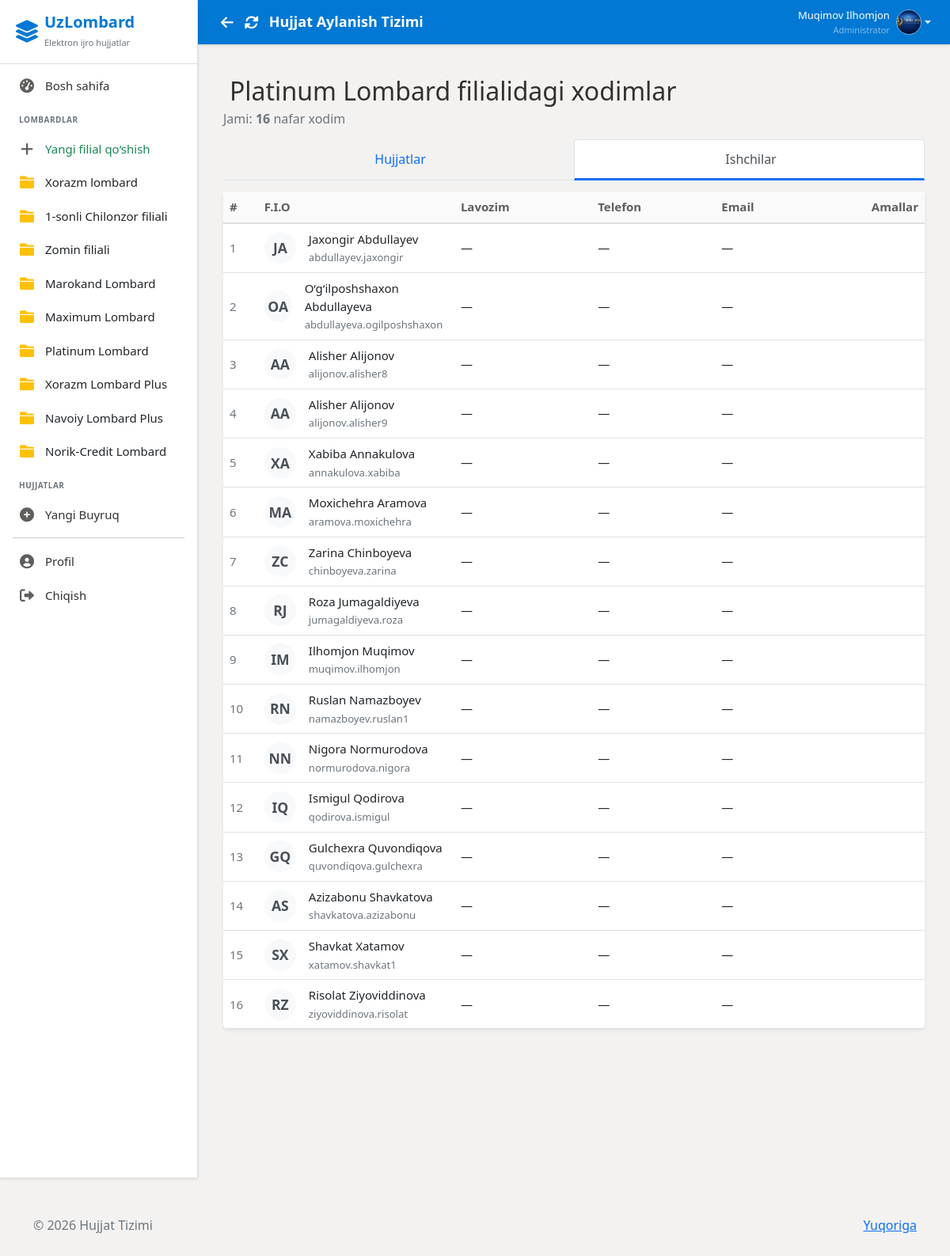
Screenshot of /branch-employees/11/ (signed in) with the database file from the repository.
### users/models.py (models this page shows, shortened)
class Branch(models.Model):
    name = models.CharField(max_length=100, verbose_name='Branch Name')
    address = models.TextField(verbose_name='Address')
    phone = models.CharField(max_length=20, verbose_name='Phone')
    created_at = models.DateTimeField(auto_now_add=True)
    class Meta:
        verbose_name = 'Branch'
        verbose_name_plural = 'Branches'

class CustomUser(AbstractUser):
    ROLE_CHOICES = (
        ('admin', 'Administrator'),
        ('employee', 'Ishchi'),
        ('director', 'Direktor'),
    )
    role = models.CharField(max_length=20, choices=ROLE_CHOICES, default='employee')
    branch = models.ManyToManyField(
        Branch,
        related_name='employees',
        blank=True
    )
    profile_image = models.ImageField(upload_to='profiles/', null=True, blank=True)
    fingerprint_enabled = models.BooleanField(default=False, verbose_name='Fingerprint Authentication Enabled')
    middle_name = models.CharField(max_length=100, blank=True, verbose_name='Otasining ismi')
    position = models.CharField(max_length=200, blank=True, verbose_name='Lavozim')
    class Meta:
        verbose_name = 'User'
        verbose_name_plural = 'Users'

### users/views.py (the view)
# urls.py: path('branch-employees/<int:branch_id>/', views.branch_employees,     name='branch_employees'),
@login_required
def branch_employees(request, branch_id):
    if not request.user.role == 'admin':
        messages.error(request, "You don't have access to this page")
        return redirect('dashboard')
    branch = get_object_or_404(Branch, id=branch_id)
    employees = CustomUser.objects.filter(branch=branch).order_by('last_name', 'first_name')
    context = {
        'branch': branch,
        'employees': employees,
        'title': f"Employees in {branch.name}",
    }
    return render(request, 'users/branch_employees.html', context)

### users/context_processors.py (called while the page is built)
def sidebar_branches(request):
    branches = Branch.objects.all()
    return {
        'sidebar_branches': branches
    }

### templates/users/branch_employees.html (shortened to what this page needs)
{% extends 'base.html' %}
{% load static %}
{% block content %}
<div class="container-fluid py-4">
    <div class="d-flex flex-column flex-md-row justify-content-between align-items-md-center mb-4 gap-3">
        <div>
            <h2 class="mb-1">
                {{ branch.name }} filialidagi xodimlar
            </h2>
            <p class="text-muted mb-0">
                Jami: <strong>{{ employees.count }}</strong> nafar xodim
            </p>
        </div>
    </div>
    <ul class="nav nav-tabs nav-fill mb-4 flex-nowrap" id="branchTabs" role="tablist">
        <li class="nav-item" role="presentation">
            <a class="nav-link  {% if active_tab == 'employees' %}active{% endif %}"
               href="{% url 'branch_documents' branch.id %}?tab=documents"
               role="tab">
                 Hujjatlar
            </a>
        </li>
        <li class="nav-item" role="presentation">
            <a class="nav-link {% if active_tab == 'documents' or not active_tab %}active{% endif %}"
               href="{% url 'branch_employees' branch.id %}?tab=employees"
               role="tab">
                 Ishchilar
            </a>
        </li>
    </ul>
    {% if employees %}
    <div class="card shadow-sm border-0">
        <div class="card-body p-0">
            <div class="table-responsive">
                <table class="table table-hover align-middle mb-0">
                    <thead class="table-light">
                        <tr>
                            <th style="width: 5%">#</th>
                            <th style="width: 28%">F.I.O</th>
                            <th style="width: 20%">Lavozim</th>
                            <th style="width: 18%">Telefon</th>
                            <th style="width: 22%">Email</th>
                            <th style="width: 7%">Amallar</th>
                        </tr>
                    </thead>
                    <tbody>
                        {% for emp in employees %}
                        <tr>
                            <td class="text-muted">{{ forloop.counter }}</td>
                            <td>
                                <div class="d-flex align-items-center">
                                    <div class="avatar-circle bg-light me-3">
                                        {% if emp.profile_picture %}
                                        <img src="{{ emp.profile_picture.url }}" alt="{{ emp.get_full_name }}" class="rounded-circle" width="40" height="40">
                                        {% else %}
                                        <span class="initials">{{ emp.first_name|slice:":1" }}{{ emp.last_name|slice:":1" }}</span>
                                        {% endif %}
                                    </div>
                                    <div>
                                        <div class="fw-medium">{{ emp.get_full_name }}</div>
                                        <small class="text-muted">{{ emp.username }}</small>
                                    </div>
                                </div>
                            </td>
                            <td>
                                {{ emp.position|default:"—" }}
                            </td>
                            <td>
                                {% if emp.phone %}
                                <a href="tel:{{ emp.phone }}" class="text-decoration-none">
                                    {{ emp.phone }}
                                </a>
                                {% else %}
                                —
                                {% endif %}
                            </td>
                            <td>
                                {% if emp.email %}
                                <a href="mailto:{{ emp.email }}" class="text-decoration-none">
                                    {{ emp.email }}
                                </a>
                                {% else %}
                                —
                                {% endif %}
                            </td>
                            <td class="text-end">
                                <div class="dropdown">
                                    <button class="btn btn-sm btn-link text-muted p-0" type="button" data-bs-toggle="dropdown">
                                    </button>
                                </div>
                            </td>
                        </tr>
                        {% empty %}
                        <tr>
                            <td colspan="6" class="text-center py-5 text-muted">
                                Ushbu filialda hali xodimlar ro‘yxatdan o‘tmagan
                            </td>
                        </tr>
                        {% endfor %}
                    </tbody>
                </table>
            </div>
        </div>
    </div>
    {% endif %}
</div>
{% endblock %}

### templates/layouts/sidebar.html (shortened to what this page needs)
<div class="sidebar">
    <div class="sidebar-header d-flex align-items-center">
        <i class="fas fa-layer-group fs-3 me-2"></i>
        <div>
            <h5 class="mb-0 fw-bold">UzLombard</h5>
            <small class="text-secondary" style="font-size: 11px;">Elektron ijro hujjatlar</small>
        </div>
    </div>
    <div class="sidebar-menu">
        {% if user.is_authenticated %}
        {% if user.role == 'admin' %}
        <a href="{% url 'dashboard' %}"
            class="{% if request.resolver_match.url_name == 'dashboard' %}active{% endif %}">
            <i class="fas fa-tachometer-alt"></i>
            Bosh sahifa
        </a>
        <div class="mt-4 mb-2 px-4 text-uppercase fw-bold text-secondary"
            style="font-size: 10px; letter-spacing: 0.5px;">
            Lombardlar
        </div>
        <a href="{% url 'create_branch' %}" class="text-success fw-semibold">
            <i class="fas fa-plus"></i> Yangi filial qo‘shish
        </a>
        {% for branch in sidebar_branches %}
        <a href="{% url 'branch_documents' branch.id %}" class="text-dark fw-semibold">
            <i class="fas fa-folder text-warning"></i> {{ branch.name }}
        </a>
        {% endfor %}
        <div class="mt-4 mb-2 px-4 text-uppercase fw-bold text-secondary"
            style="font-size: 10px; letter-spacing: 0.5px;">
            Hujjatlar
        </div>
        <a href="{% url 'create_order' %}">
            <i class="fas fa-plus-circle"></i>
            Yangi Buyruq
        </a>
        {% endif %}
        <hr class="mx-3 my-2" style="border-color: var(--sidebar-border);">
        <a href="{% url 'profile' %}">
            <i class="fas fa-user-circle"></i>
            Profil
        </a>
        <a href="{% url 'logout' %}" onclick="return confirm('Chiqishni istaysizmi?')">
            <i class="fas fa-sign-out-alt"></i>
            Chiqish
        </a>
        {% else %}
        <a href="{% url 'login' %}">
            <i class="fas fa-sign-in-alt"></i>
            Kirish
        </a>
        {% endif %}
    </div>
</div>

### templates/layouts/header.html (shortened to what this page needs)
<div class="header">
  <div class="d-flex align-items-center">
    <button onclick="history.back()" class="btn btn-link text-white p-1 me-1" title="Orqaga" style="font-size:18px; text-decoration:none;">
      <i class="fas fa-arrow-left"></i>
    </button>
    <button onclick="location.reload()" class="btn btn-link text-white p-1 me-2" title="Yangilash" style="font-size:18px; text-decoration:none;">
      <i class="fas fa-sync-alt"></i>
    </button>
    <h4>{% block header_title %}Hujjat Aylanish Tizimi{% endblock %}</h4>
  </div>
  {% if user.is_authenticated %}
  <div class="user-info">
    <div class="dropdown">
      <a href="#" class="d-flex align-items-center text-decoration-none dropdown-toggle text-white"
        data-bs-toggle="dropdown">
        <div class="text-end me-2 d-none d-md-block">
          <div class="fw-semibold" style="font-size: 13px;">{{ user.get_full_name }}</div>
          <div class="text-white-50" style="font-size: 11px;">{{ user.get_role_display }}</div>
        </div>
        {% if user.profile_image %}
        <img src="{{ user.profile_image.url }}" alt="Profile" class="user-avatar">
        {% else %}
        <div class="user-avatar bg-white text-primary d-flex align-items-center justify-content-center fw-bold">
          {{ user.first_name|first }}{{ user.last_name|first }}
        </div>
        {% endif %}
      </a>
    </div>
  </div>
  {% endif %}
</div>

### templates/base.html (style rules this page uses)
:root { --primary-color: #0078D4; --primary-hover: #005A9E; --primary-light: #C7E0F4; --secondary-color: #605E5C; --success-color: #107C41; --warning-color: #D83B01; --danger-color: #A4262C; --bg-body: #F3F2F1; --bg-surface: #FFFFFF; --text-primary: #323130; --text-secondary: #605E5C; --sidebar-bg: #FFFFFF; --sidebar-border: #E1DFDD; --sidebar-width: 250px; --header-height: 56px; --radius-md: 4px; --radius-lg: 6px; --shadow-sm: 0 1.6px 3.6px 0 rgba(0, 0, 0, 0.13), 0 0.3px 0.9px 0 rgba(0, 0, 0, 0.11); --shadow-md: 0 3.2px 7.2px 0 rgba(0, 0, 0, 0.13), 0 0.6px 1.8px 0 rgba(0, 0, 0, 0.11); }
* { margin: 0; padding: 0; box-sizing: border-box; }
body { font-family: 'Segoe UI', -apple-system, BlinkMacSystemFont, Roboto, 'Helvetica Neue', sans-serif; background-color: var(--bg-body); color: var(--text-primary); font-size: 16px; overflow: hidden; height: 100vh; }
.form-control, .btn { border-radius: var(--radius-md); font-family: inherit; }
.btn { font-weight: 600; box-shadow: none; transition: background-color 0.1s ease, color 0.1s ease; }
.sidebar { position: fixed; top: 0; left: 0; height: 100vh; width: var(--sidebar-width); background: var(--sidebar-bg); color: var(--text-primary); transition: all 0.3s cubic-bezier(0.25, 0.8, 0.25, 1); z-index: 1000; box-shadow: var(--shadow-sm); border-right: 1px solid var(--sidebar-border); }
.sidebar-header { padding: 16px 20px; background: transparent; border-bottom: 1px solid var(--sidebar-border); color: var(--primary-color); }
.sidebar-menu { padding: 6px 0; }
.sidebar-menu a { display: flex; align-items: center; padding: 10px 20px; color: var(--text-primary); text-decoration: none; transition: background-color 0.1s; border-left: 3px solid transparent; font-weight: 400; font-size: 15px; }
.sidebar-menu i { margin-right: 12px; width: 22px; text-align: center; font-size: 18px; color: var(--secondary-color); }
.header { background: var(--primary-color); color: white; padding: 0 24px; height: var(--header-height); min-height: var(--header-height); display: flex; justify-content: space-between; align-items: center; box-shadow: var(--shadow-sm); margin-bottom: 0; flex-shrink: 0; }
.header h4 { font-size: 18px; font-weight: 600; margin: 0; }
.user-info { display: flex; align-items: center; gap: 15px; }
.user-avatar { width: 32px; height: 32px; border-radius: 50%; object-fit: cover; border: 1px solid rgba(255, 255, 255, 0.5); }
.card { border: 1px solid var(--sidebar-border); border-radius: var(--radius-lg); box-shadow: var(--shadow-sm); margin-bottom: 12px; background: var(--bg-surface); transition: box-shadow 0.2s; }
.table { font-size: 15px; vertical-align: middle; }
.table thead th { border-bottom: 2px solid var(--sidebar-border); color: var(--text-secondary); font-weight: 600; background: #FAFAFA; }
.mt-4 { margin-top: 14px !important; }
.mb-4 { margin-bottom: 14px !important; }

### templates/users/branch_employees.html (style rules this page uses)
.avatar-circle { width: 40px; height: 40px; border-radius: 50%; display: flex; align-items: center; justify-content: center; font-weight: bold; color: #495057; background-color: #e9ecef; font-size: 1.1rem; }
.initials { text-transform: uppercase; }
.table th, .table td { vertical-align: middle; }
.nav-tabs .nav-link { padding: 0.75rem 1.25rem; font-weight: 500; }
.nav-tabs .nav-link.active { border-bottom: 3px solid #0d6efd; }

### rows the page displays
Branch: name "Xorazm lombard"
Branch: name "1-sonli Chilonzor filiali"
Branch: name "Zomin filiali"
Branch: name "Marokand Lombard"
Branch: name "Maximum Lombard"
Branch: name "Platinum Lombard"
Branch: name "Xorazm Lombard Plus"
Branch: name "Navoiy Lombard Plus"
Branch: name "Norik-Сredit Lombard"
CustomUser: get_full_name "Muqimov Ilhomjon", role "Administrator", profile_image (picture)
CustomUser: first_name "J", last_name "A", get_full_name "Jaxongir Abdullayev", username "abdullayev.jaxongir", position "—"
CustomUser: first_name "O", last_name "A", get_full_name "O‘g‘ilposhshaxon Abdullayeva", username "abdullayeva.ogilposhshaxon", position "—"
CustomUser: first_name "A", last_name "A", get_full_name "Alisher Alijonov", username "alijonov.alisher8", position "—"
CustomUser: first_name "A", last_name "A", get_full_name "Alisher Alijonov", username "alijonov.alisher9", position "—"
CustomUser: first_name "X", last_name "A", get_full_name "Xabiba Annakulova", username "annakulova.xabiba", position "—"
CustomUser: first_name "M", last_name "A", get_full_name "Moxichehra Aramova", username "aramova.moxichehra", position "—"
CustomUser: first_name "Z", last_name "C", get_full_name "Zarina Chinboyeva", username "chinboyeva.zarina", position "—"
CustomUser: first_name "R", last_name "J", get_full_name "Roza Jumagaldiyeva", username "jumagaldiyeva.roza", position "—"
CustomUser: first_name "I", last_name "M", get_full_name "Ilhomjon Muqimov", username "muqimov.ilhomjon", position "—"
CustomUser: first_name "R", last_name "N", get_full_name "Ruslan Namazboyev", username "namazboyev.ruslan1", position "—"
CustomUser: first_name "N", last_name "N", get_full_name "Nigora Normurodova", username "normurodova.nigora", position "—"
CustomUser: first_name "I", last_name "Q", get_full_name "Ismigul Qodirova", username "qodirova.ismigul", position "—"
CustomUser: first_name "G", last_name "Q", get_full_name "Gulchexra Quvondiqova", username "quvondiqova.gulchexra", position "—"
CustomUser: first_name "A", last_name "S", get_full_name "Azizabonu Shavkatova", username "shavkatova.azizabonu", position "—"
CustomUser: first_name "S", last_name "X", get_full_name "Shavkat Xatamov", username "xatamov.shavkat1", position "—"
CustomUser: first_name "R", last_name "Z", get_full_name "Risolat Ziyoviddinova", username "ziyoviddinova.risolat", position "—"

### other values shown
{{ employees.count }} "16"
